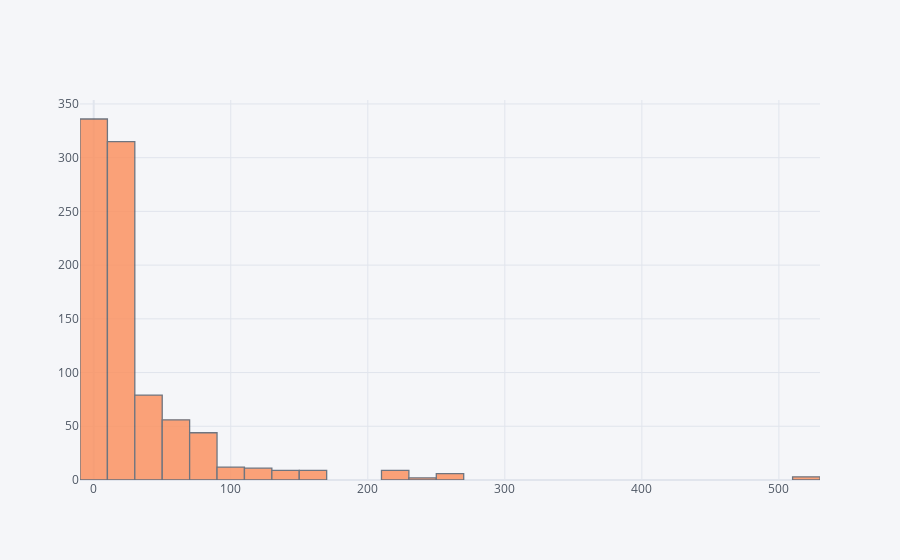

The cell this chart's notebook holds for it:
### Code cell
train['Fare'].iplot(kind='hist',bins=50, colorscale='rdylbu')

### Figure 1 — Plotly figure (JSON) as saved in the notebook; plotly's stock layout.template omitted (floating-point values rounded to 4 significant figures; data arrays with more than 128 entries replaced by an {"elided": "..."} marker saying what was removed)
{"data": [{"histfunc": "count", "histnorm": "", "marker": {"color": "rgba(252, 141, 89, 1.0)", "line": {"color": "#4D5663", "width": 1.3}}, "name": "Fare", "nbinsx": 50, "opacity": 0.8, "orientation": "v", "type": "histogram", "x": {"elided": "891 float values"}}], "layout": {"barmode": "overlay", "legend": {"bgcolor": "#F5F6F9", "font": {"color": "#4D5663"}}, "paper_bgcolor": "#F5F6F9", "plot_bgcolor": "#F5F6F9", "title": {"font": {"color": "#4D5663"}}, "xaxis": {"gridcolor": "#E1E5ED", "showgrid": true, "tickfont": {"color": "#4D5663"}, "title": {"font": {"color": "#4D5663"}, "text": ""}, "zerolinecolor": "#E1E5ED"}, "yaxis": {"gridcolor": "#E1E5ED", "showgrid": true, "tickfont": {"color": "#4D5663"}, "title": {"font": {"color": "#4D5663"}, "text": ""}, "zerolinecolor": "#E1E5ED"}}}
